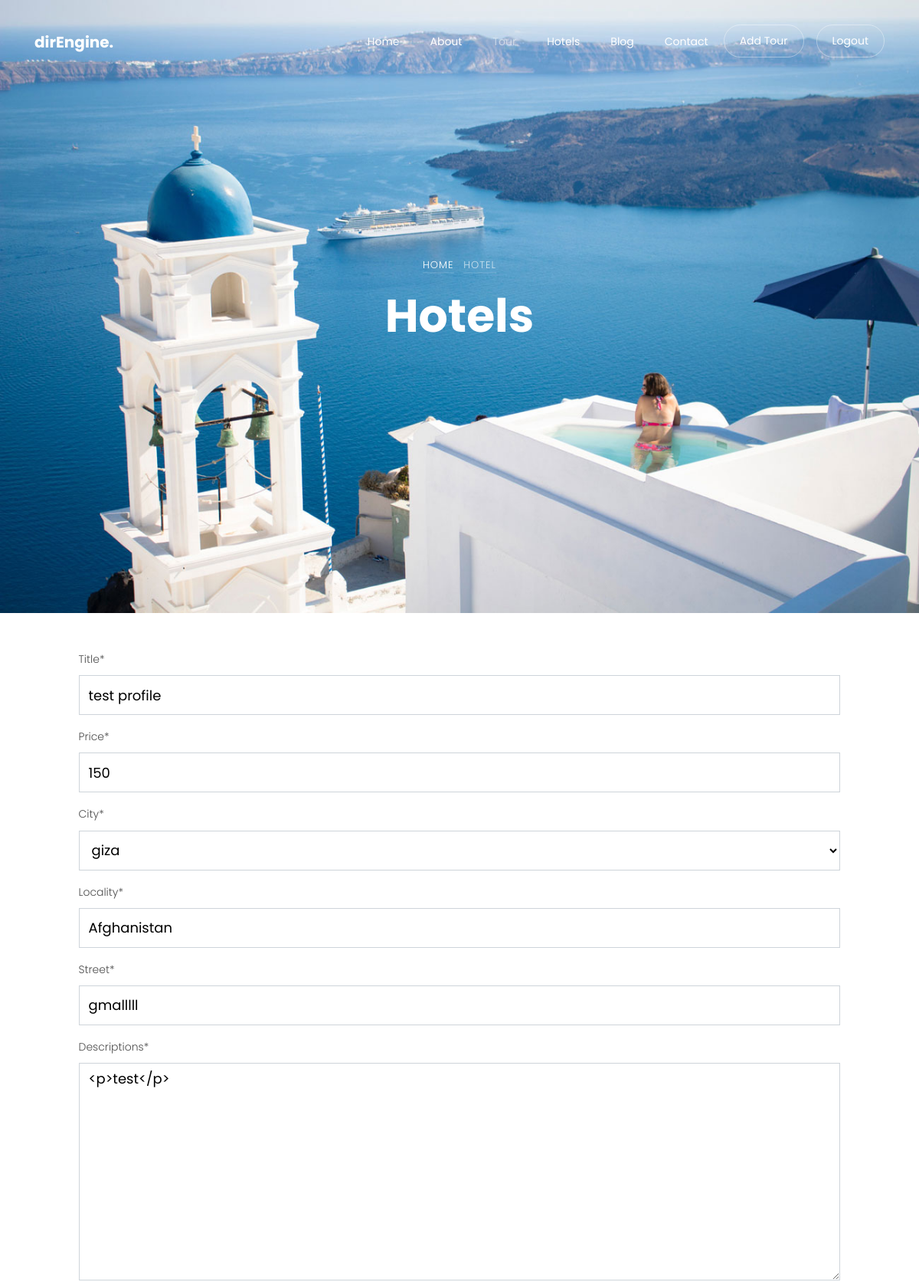
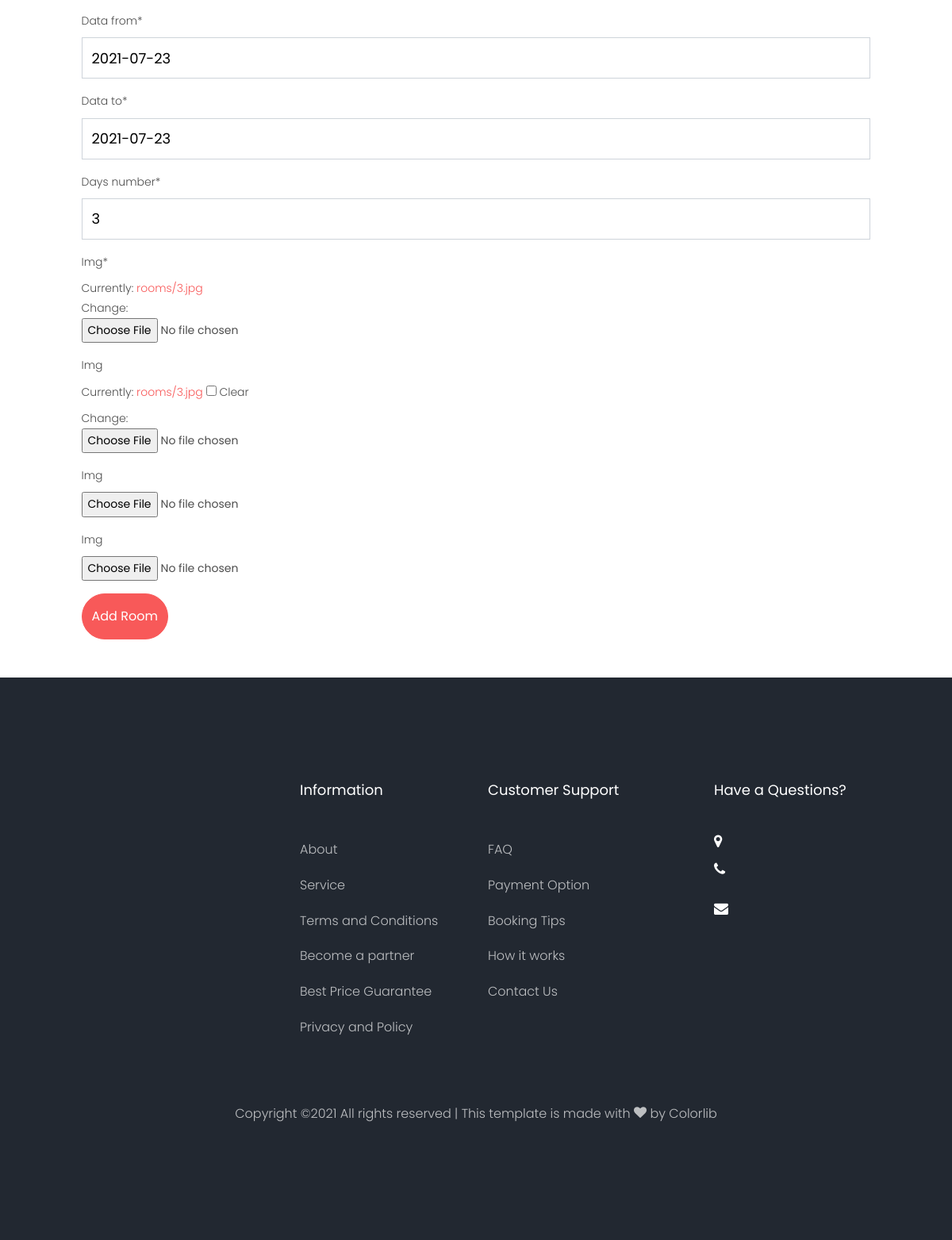
The page /tours/none-test-profile/update/ (signed in) on the database its author committed (2 pictures, top to bottom).
### tours/models.py (models this page shows, shortened)
class Tour(models.Model):
    owner = models.ForeignKey(get_user_model(), on_delete=models.CASCADE)
    title = models.CharField(max_length = 150)
    price = models.PositiveIntegerField()
    city = models.ForeignKey(Place, on_delete=models.CASCADE)
    locality =models.CharField(max_length=50)
    street = models.CharField(max_length = 150)
    category = models.ForeignKey(Category, on_delete=models.CASCADE)
    descriptions = RichTextField()
    img = models.ImageField(upload_to='rooms/')
    days_number = models.PositiveIntegerField()
    data_from = models.DateField(blank=True)
    data_to = models.DateField(blank=True)
    created_at = models.DateTimeField(auto_now_add=True)
    update_at = models.DateTimeField(default=timezone.now)
    slug = models.SlugField(blank=True, null=True)
    active = models.BooleanField(default=True)
    class Meta:
        ordering=['-id']

### tours/views.py (the view, shortened to what this page needs)
# urls.py: path('<slug:slug>/update/', views.UpdateTourView.as_view(),name='tour-update'),
class UpdateTourView(UserPassesTestMixin,LoginRequiredMixin,UpdateView):
    model = Tour
    form_class = TourForm
    def get_context_data(self, **kwargs):
        context = super(UpdateTourView, self).get_context_data(**kwargs)
        if self.request.POST: context["form2"] = TourImgInlineForm(self.request.POST,self.request.FILES,instance=self.object)
        else:  context["form2"] = TourImgInlineForm(instance=self.object)
        return context
    def test_func(self):
        if self.request.user.is_superuser or self.request.user.is_staff and self.get_object().owner==self.request.user:
            return True
        return False

### tours/forms.py
class TourForm(forms.ModelForm):
    title = forms.CharField(max_length=30)
    price = forms.IntegerField()
    locality = forms.CharField(max_length=60)
    street = forms.CharField(max_length=60)
    descriptions = RichTextField()
    data_from = forms.DateField(initial=date.today,widget=forms.DateInput(attrs={'class':'form-control','placeholder':'{}'.format(timezone.now().date())}))
    data_to = forms.DateField(initial=date.today,widget=forms.DateInput(attrs={'class':'form-control','placeholder':'{}'.format(timezone.now().date())}))
    img = forms.ImageField()
    days_number = forms.IntegerField(max_value=60)
    class Meta:
        model = Tour
        fields = ('title','price','city','locality','street','descriptions','data_from','data_to','days_number','img')

### main/models.py (called while the page is built)
    def __str__(self):
        return self.name

### project/context_processors.py (called while the page is built)
def nav_links(request):
    urlpath = request.path
    cxt = {
        'urlpath':urlpath,
    }
    return cxt

def myfooter(request):
    info = Info.objects.last()
    cxt = {
        'myfooter':info,
    }
    return cxt

### tours/templates/tours/tour_form.html (shortened to what this page needs)
{% extends "base.html" %}
{% load static %}
{% load crispy_forms_tags %}
{% block content %}
<div class="hero-wrap js-fullheight" style="background-image: url({% static 'images/bg_5.jpg' %});">
	<div class="container">
		<div class="row no-gutters slider-text js-fullheight align-items-center justify-content-center"
			data-scrollax-parent="true">
			<div class="col-md-9 ftco-animate text-center" data-scrollax=" properties: { translateY: '70%' }">
				<p class="breadcrumbs" data-scrollax="properties: { translateY: '30%', opacity: 1.6 }"><span
						class="mr-2"><a href="index.html">Home</a></span> <span>Hotel</span></p>
				<h1 class="mb-3 bread" data-scrollax="properties: { translateY: '30%', opacity: 1.6 }">Hotels</h1>
			</div>
		</div>
	</div>
</div>
<div class="row">
    <div class="col-md-10 mx-auto mt-5 mb-5">
        <form action="" method="POST" enctype="multipart/form-data">
            {{ form|crispy }}
			{{form2|crispy}}
                <button type="submit" class="btn btn-primary py-3">Add Room </button>
        </form>
    </div>
</div>
 {% endblock content %}

### rows shown on the page
Tour: title "test profile", price "150", city "giza", locality "Afghanistan", street "gmalllll", descriptions "<p>test</p>", data_from "2021-07-23", data_to "2021-07-23", days_number "3"
